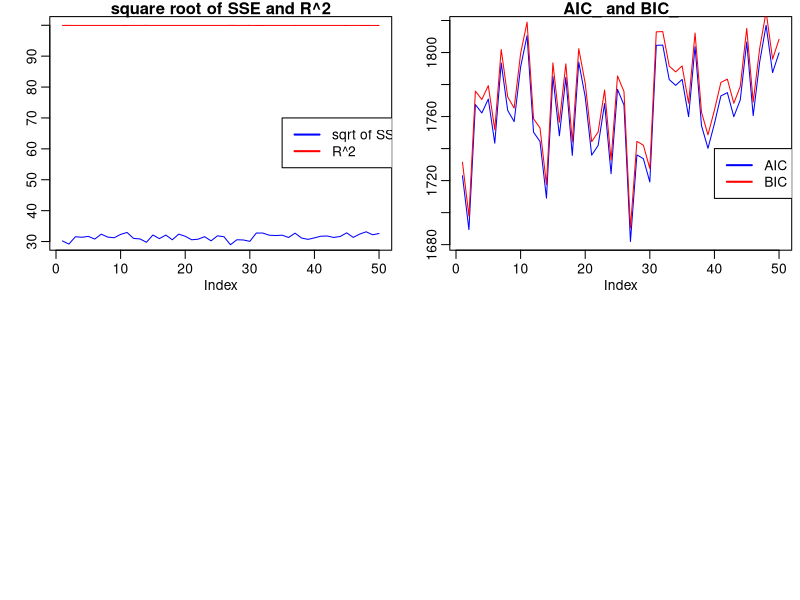

Generate this figure with R:
## ---- chunk 1
set.seed(1221)
sqrt_SSE = c()
R_2 = c()
AIC_ = c()
BIC_ = c()
n = 500
delta = 0.2
time = 1:n
par(mfrow=c(2,2), mar=c(2.5,2.5,0.5,0)+0.5, mgp=c(1.6,0.6,0)) #setup
for (i in 1:50){
  w_b = rnorm(n, 0, sqrt(2))
  y = delta * time + w_b #data
  mu_b = delta*time #true mean function
  fit_b = lm(y~0 + time) #regression
  min_yb = floor(min(y)); max_yb = ceiling(max(y)) #sets y-axis limit
  
  sqrt_SSE[i] = (sum((fitted(fit_b) - y)^2))^(1/2)
  R_2[i] = 100 * summary(fit_b)$r.squared

  AIC_[i] = AIC(fit_b)
  BIC_[i] = BIC(fit_b)
  
}


## ---- chunk 2
head(sqrt_SSE,5)
head(R_2,5)
plot(sqrt_SSE,type = "l",main = "square root of SSE and R^2", ylab = "",col = "blue",ylim = c(30,100))
lines(R_2,col = "red")

legend(x = 35, y = 70, # Coordinates
       legend = c("sqrt of SSE", "R^2"),
       lty = c(1, 1),
       col = c("blue", "red"),
       lwd = 2)

## ---- chunk 3
head(AIC_,5)
head(BIC_,5)
plot(AIC_,type = "l",main = "AIC_ and BIC_", ylab = "",col = "blue")
lines(BIC_,col = "red")

legend(x = 40, y = 1740, # Coordinates
       legend = c("AIC", "BIC"),
       lty = c(1, 1),
       col = c("blue", "red"),
       lwd = 2)
